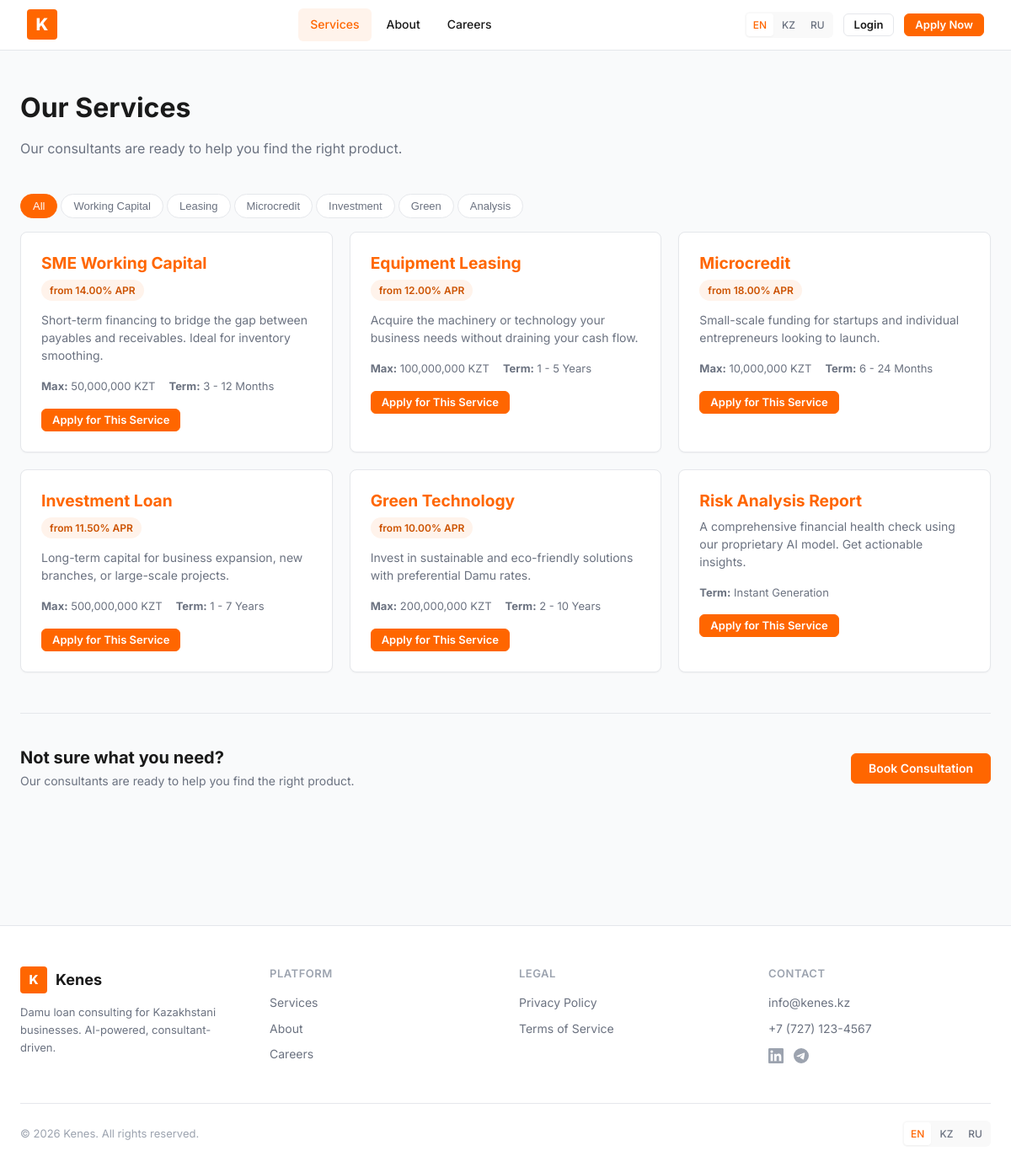
/services.php, run on the app's committed database.
### tables this page shows
CREATE TABLE IF NOT EXISTS services (
    id INT AUTO_INCREMENT PRIMARY KEY,
    name VARCHAR(100) NOT NULL,
    description TEXT,
    interest_rate DECIMAL(5,2) DEFAULT NULL,
    max_amount DECIMAL(15,2) DEFAULT NULL,
    duration VARCHAR(50) DEFAULT NULL,
    loan_type VARCHAR(50) DEFAULT 'general',
    active BOOLEAN DEFAULT TRUE,
    created_at TIMESTAMP DEFAULT CURRENT_TIMESTAMP,
    updated_at TIMESTAMP DEFAULT CURRENT_TIMESTAMP ON UPDATE CURRENT_TIMESTAMP
);

### public/includes/lang.php (called while the page is built, shortened)
<?php
$lang = $_GET['lang'] ?? $_SESSION['lang'] ?? 'en';
$lang_file = __DIR__ . "/../lang/{$lang}.php";
if (file_exists($lang_file)) {
    $t = require $lang_file;
} else {
    $t = require __DIR__ . "/../lang/en.php";
}
function __($key)
{
    global $t;
    return $t[$key] ?? $key;
}
?>

### public/services.php (the view, shortened to what this page needs)
<?php
require_once 'includes/db.php';
$stmt = $pdo->query("SELECT * FROM services WHERE active = 1 ORDER BY id");
$services = $stmt->fetchAll();
$types = array_unique(array_column($services, 'loan_type'));
$extra_css = '<link rel="stylesheet" href="' . $base_url . '/css/tables.css">';
include 'includes/header.php';
?>
<main class="container" style="padding-top: 48px; padding-bottom: 80px;">
    <header style="margin-bottom: 40px;">
        <h1><?= __('services.title') ?></h1>
        <p style="font-size: 16px;"><?= __('services.consult') ?></p>
    </header>
    <div class="filter-tabs" id="serviceFilters">
        <button class="filter-tab active" data-filter="all"><?= __('services.filter_all') ?></button>
        <?php foreach ($types as $type): ?>
            <button class="filter-tab"
                data-filter="<?= htmlspecialchars($type) ?>"><?= htmlspecialchars(ucwords(str_replace('_', ' ', $type))) ?></button>
        <?php endforeach; ?>
    </div>
    <div style="display: grid; grid-template-columns: repeat(auto-fill, minmax(320px, 1fr)); gap: 20px;"
        id="servicesGrid">
        <?php foreach ($services as $svc): ?>
            <div class="card service-item" data-type="<?= htmlspecialchars($svc['loan_type']) ?>">
                <h3 style="font-size: 1.2rem; margin-bottom: 8px; color: var(--yc-orange);">
                    <?= htmlspecialchars($svc['name']) ?>
                </h3>
                <?php if ($svc['interest_rate']): ?>
                    <span class="badge badge-orange" style="margin-bottom: 12px;">from <?= $svc['interest_rate'] ?>% APR</span>
                <?php endif; ?>
                <p style="font-size: 14px; margin-bottom: 16px; line-height: 1.5;">
                    <?= htmlspecialchars($svc['description']) ?>
                </p>
                <ul
                    style="list-style: none; padding: 0; margin: 0 0 16px; display: flex; gap: 16px; flex-wrap: wrap; font-size: 13px; color: var(--text-secondary);">
                    <?php if ($svc['max_amount']): ?>
                        <li><strong>Max:</strong> <?= number_format($svc['max_amount'], 0, '.', ',') ?> KZT</li>
                    <?php endif; ?>
                    <?php if ($svc['duration']): ?>
                        <li><strong>Term:</strong> <?= htmlspecialchars($svc['duration']) ?></li>
                    <?php endif; ?>
                </ul>
                <a href="register-customer.php" class="btn btn-primary btn-sm"><?= __('services.apply') ?></a>
            </div>
        <?php endforeach; ?>
    </div>
    <div
        style="border-top: 1px solid var(--border); padding-top: 40px; margin-top: 48px; display: flex; justify-content: space-between; align-items: center; flex-wrap: wrap; gap: 16px;">
        <div>
            <h3 style="margin-bottom: 4px;"><?= __('services.not_sure') ?></h3>
            <p style="margin: 0; font-size: 14px;"><?= __('services.consult') ?></p>
        </div>
        <a href="register-customer.php" class="btn btn-primary"><?= __('services.book') ?></a>
    </div>
</main>
<?php include 'includes/footer.php'; ?>

### public/includes/header.php (shortened to what this page needs)
<?php
require_once __DIR__ . '/lang.php';
$current_lang = $_SESSION['lang'] ?? 'en';
$is_logged_in = !empty($_SESSION['user_id']);
$user_name = $_SESSION['user_name'] ?? '';
?>
<!DOCTYPE html>
<html lang="<?= $current_lang ?>">
<head>
    <link rel="stylesheet" href="<?= $base_url ?>/css/styles.css">
    <link rel="stylesheet" href="<?= $base_url ?>/css/navbar.css">
    <?php if (isset($extra_css))
        echo $extra_css; ?>
</head>
<body>
    <nav class="navbar">
        <div class="navbar-container">
            <div class="navbar-brand">
                <a href="<?= $base_url ?>/index.php">K</a>
            </div>
            <ul class="navbar-menu" id="navMenu">
                <li><a href="<?= $base_url ?>/services.php"><?= __('nav.services') ?></a></li>
                <li><a href="<?= $base_url ?>/about.php"><?= __('nav.about') ?></a></li>
                <li><a href="<?= $base_url ?>/careers.php"><?= __('nav.careers') ?></a></li>
            </ul>
            <div class="navbar-right">
                <?php
                $current_params = $_GET;
                $current_params['lang'] = 'en';
                $en_url = '?' . http_build_query($current_params);
                $current_params['lang'] = 'kz';
                $kz_url = '?' . http_build_query($current_params);
                $current_params['lang'] = 'ru';
                $ru_url = '?' . http_build_query($current_params);
                ?>
                <div class="lang-switcher">
                    <a href="<?= htmlspecialchars($en_url) ?>"
                        class="<?= $current_lang === 'en' ? 'active-lang' : '' ?>">EN</a>
                    <a href="<?= htmlspecialchars($kz_url) ?>"
                        class="<?= $current_lang === 'kz' ? 'active-lang' : '' ?>">KZ</a>
                    <a href="<?= htmlspecialchars($ru_url) ?>"
                        class="<?= $current_lang === 'ru' ? 'active-lang' : '' ?>">RU</a>
                </div>
                <?php if ($is_logged_in): ?>
                    <span class="navbar-user-name hidden-mobile"><?= htmlspecialchars($user_name) ?></span>
                    <a href="<?= $base_url ?>/logout.php" class="btn btn-ghost btn-sm"><?= __('nav.logout') ?></a>
                <?php else: ?>
                    <a href="<?= $base_url ?>/login.php" class="btn btn-ghost btn-sm"><?= __('nav.login') ?></a>
                    <a href="<?= $base_url ?>/register-customer.php"
                        class="btn btn-primary btn-sm"><?= __('nav.apply') ?></a>
                <?php endif; ?>
            </div>
        </div>
    </nav>

### public/includes/footer.php (shortened to what this page needs)
<footer
    style="background: var(--bg-white); border-top: 1px solid var(--border); padding: 48px 0 24px; margin-top: 80px;">
    <div class="container">
        <div
            style="display: grid; grid-template-columns: repeat(auto-fit, minmax(200px, 1fr)); gap: 32px; margin-bottom: 32px;">
            <div>
                <div style="display: flex; align-items: center; gap: 10px; margin-bottom: 12px;">
                    <span
                        style="display: flex; align-items: center; justify-content: center; width: 32px; height: 32px; background: var(--yc-orange); color: #fff; font-weight: 800; border-radius: 4px;">K</span>
                    <span style="font-weight: 700; font-size: 18px;">Kenes</span>
                </div>
                <p style="font-size: 13px; color: var(--text-secondary); margin: 0;">
                    Damu loan consulting for Kazakhstani businesses. AI-powered, consultant-driven.
                </p>
            </div>
            <div>
                <h4
                    style="font-size: 13px; font-weight: 600; text-transform: uppercase; letter-spacing: 0.5px; margin-bottom: 12px; color: var(--text-muted);">
                    Platform</h4>
                <ul style="list-style: none; padding: 0; margin: 0;">
                    <li><a href="<?= $base_url ?>/services.php"
                            style="display: block; padding: 4px 0; font-size: 14px; color: var(--text-secondary);">
                            <?= __('nav.services') ?>
                        </a></li>
                    <li><a href="<?= $base_url ?>/about.php"
                            style="display: block; padding: 4px 0; font-size: 14px; color: var(--text-secondary);">
                            <?= __('nav.about') ?>
                        </a></li>
                    <li><a href="<?= $base_url ?>/careers.php"
                            style="display: block; padding: 4px 0; font-size: 14px; color: var(--text-secondary);">
                            <?= __('nav.careers') ?>
                        </a></li>
                </ul>
            </div>
            <div>
                <h4
                    style="font-size: 13px; font-weight: 600; text-transform: uppercase; letter-spacing: 0.5px; margin-bottom: 12px; color: var(--text-muted);">
                    Legal</h4>
                <ul style="list-style: none; padding: 0; margin: 0;">
                    <li><a href="<?= $base_url ?>/privacy.php"
                            style="display: block; padding: 4px 0; font-size: 14px; color: var(--text-secondary);">
                            <?= __('footer.privacy') ?>
                        </a></li>
                    <li><a href="<?= $base_url ?>/terms.php"
                            style="display: block; padding: 4px 0; font-size: 14px; color: var(--text-secondary);">
                            <?= __('footer.terms') ?>
                        </a></li>
                </ul>
            </div>
            <div>
                <h4
                    style="font-size: 13px; font-weight: 600; text-transform: uppercase; letter-spacing: 0.5px; margin-bottom: 12px; color: var(--text-muted);">
                    Contact</h4>
                <ul style="list-style: none; padding: 0; margin: 0;">
                    <li style="font-size: 14px; color: var(--text-secondary); padding: 4px 0;">info@kenes.kz</li>
                    <li style="font-size: 14px; color: var(--text-secondary); padding: 4px 0;">+7 (727) 123-4567</li>
                    <li style="padding: 8px 0; display: flex; gap: 12px;">
                        <a href="#" style="color: var(--text-muted);">
                        </a>
                        <a href="#" style="color: var(--text-muted);">
                        </a>
                    </li>
                </ul>
            </div>
        </div>
        <div
            style="border-top: 1px solid var(--border); padding-top: 20px; display: flex; justify-content: space-between; align-items: center; flex-wrap: wrap; gap: 12px;">
            <p style="font-size: 13px; color: var(--text-muted); margin: 0;">&copy;
                <?= date('Y') ?> Kenes.
                <?= __('footer.rights') ?>
            </p>
            <div class="lang-switcher">
                <a href="?lang=en" class="<?= ($current_lang ?? 'en') === 'en' ? 'active-lang' : '' ?>">EN</a>
                <a href="?lang=kz" class="<?= ($current_lang ?? 'en') === 'kz' ? 'active-lang' : '' ?>">KZ</a>
                <a href="?lang=ru" class="<?= ($current_lang ?? 'en') === 'ru' ? 'active-lang' : '' ?>">RU</a>
            </div>
        </div>
    </div>
</footer>
</body>
</html>

### public/css/styles.css (style rules this page uses)
:root { --yc-orange: #FF6600; --yc-orange-hover: #E55A00; --yc-orange-light: #FFF3EB; --yc-orange-dark: #CC5200; --text-primary: #1A1A1A; --text-secondary: #6B7280; --text-muted: #9CA3AF; --bg-white: #FFFFFF; --bg-light: #F9F9F9; --bg-body: #F9FAFB; --border: #E5E7EB; --border-light: #F3F4F6; --radius-sm: 4px; --radius: 6px; --radius-md: 8px; --radius-lg: 12px; --radius-xl: 16px; --shadow-xs: 0 1px 2px rgba(0, 0, 0, 0.04); --shadow-sm: 0 1px 3px rgba(0, 0, 0, 0.08); --shadow: 0 1px 3px rgba(0, 0, 0, 0.1), 0 1px 2px rgba(0, 0, 0, 0.06); --shadow-md: 0 4px 6px -1px rgba(0, 0, 0, 0.1), 0 2px 4px -1px rgba(0, 0, 0, 0.06); --shadow-lg: 0 10px 15px -3px rgba(0, 0, 0, 0.1), 0 4px 6px -2px rgba(0, 0, 0, 0.05); --font: 'Inter', system-ui, -apple-system, sans-serif; --color-success: #10B981; --color-success-bg: #ECFDF5; --color-warning: #F59E0B; --color-warning-bg: #FFFBEB; --color-error: #EF4444; --color-error-bg: #FEF2F2; --color-info: #3B82F6; --color-info-bg: #EFF6FF; --transition: all 0.2s ease; }
*, *::before, *::after { box-sizing: border-box; margin: 0; padding: 0; }
html { font-size: 16px; -webkit-text-size-adjust: 100%; }
body { font-family: var(--font); font-size: 15px; line-height: 1.6; color: var(--text-primary); background-color: var(--bg-body); -webkit-font-smoothing: antialiased; -moz-osx-font-smoothing: grayscale; }
h1, h2, h3, h4, h5, h6 { color: var(--text-primary); font-weight: 700; line-height: 1.25; margin-bottom: 0.5em; }
h1 { font-size: 2rem; }
h3 { font-size: 1.25rem; }
h4 { font-size: 1.1rem; }
p { color: var(--text-secondary); margin-bottom: 1rem; }
a { text-decoration: none; color: var(--yc-orange); transition: var(--transition); }
.container { max-width: 1200px; margin: 0 auto; padding: 0 24px; }
.btn { display: inline-flex; align-items: center; justify-content: center; gap: 8px; padding: 10px 20px; font-family: var(--font); font-size: 14px; font-weight: 600; line-height: 1; border-radius: var(--radius); border: 1.5px solid transparent; cursor: pointer; transition: var(--transition); text-decoration: none; white-space: nowrap; }
.btn-primary { background: var(--yc-orange); color: #fff; border-color: var(--yc-orange); }
.btn-ghost { background: transparent; border-color: var(--border); color: var(--text-primary); }
.btn-sm { padding: 6px 12px; font-size: 13px; }
.card { background: var(--bg-white); border: 1px solid var(--border); border-radius: var(--radius-md); padding: 24px; box-shadow: var(--shadow-xs); transition: var(--transition); }
.badge { display: inline-flex; align-items: center; padding: 3px 10px; font-size: 12px; font-weight: 600; border-radius: 100px; white-space: nowrap; }
.badge-orange { background: var(--yc-orange-light); color: var(--yc-orange-dark); }

### public/css/navbar.css (style rules this page uses)
.navbar { background: var(--bg-white); border-bottom: 1px solid var(--border); height: 60px; display: flex; align-items: center; position: sticky; top: 0; z-index: 1000; padding: 0 32px; }
.navbar-container { max-width: 1200px; width: 100%; margin: 0 auto; display: flex; align-items: center; justify-content: space-between; }
.navbar-brand { display: flex; align-items: center; gap: 8px; }
.navbar-brand a { display: flex; align-items: center; justify-content: center; width: 36px; height: 36px; background: var(--yc-orange); color: #fff; font-size: 20px; font-weight: 800; text-decoration: none; border-radius: var(--radius-sm); }
.navbar-menu { list-style: none; display: flex; align-items: center; gap: 4px; margin: 0; padding: 0; }
.navbar-menu a { color: var(--text-primary); font-size: 14px; font-weight: 500; padding: 8px 14px; border-radius: var(--radius); text-decoration: none; transition: var(--transition); display: flex; align-items: center; gap: 4px; }
.navbar-menu a.active { color: var(--yc-orange); background: var(--yc-orange-light); }
.navbar-right { display: flex; align-items: center; gap: 12px; }
.lang-switcher { display: flex; align-items: center; gap: 2px; font-size: 12px; font-weight: 500; background: var(--bg-light); border-radius: var(--radius); padding: 2px; }
.lang-switcher a { padding: 4px 8px; border-radius: var(--radius-sm); color: var(--text-secondary); text-decoration: none; transition: var(--transition); }
.lang-switcher a.active-lang { background: var(--bg-white); color: var(--yc-orange); box-shadow: var(--shadow-xs); }

### data on the page
services: name "SME Working Capital", interest_rate "14.00", description "Short-term financing to bridge the gap between payables and receivables. Ideal for inventory smoothing.", max_amount "50,000,000", duration "3 - 12 Months"
services: name "Equipment Leasing", interest_rate "12.00", description "Acquire the machinery or technology your business needs without draining your cash flow.", max_amount "100,000,000", duration "1 - 5 Years"
services: name "Microcredit", interest_rate "18.00", description "Small-scale funding for startups and individual entrepreneurs looking to launch.", max_amount "10,000,000", duration "6 - 24 Months"
services: name "Investment Loan", interest_rate "11.50", description "Long-term capital for business expansion, new branches, or large-scale projects.", max_amount "500,000,000", duration "1 - 7 Years"
services: name "Green Technology", interest_rate "10.00", description "Invest in sustainable and eco-friendly solutions with preferential Damu rates.", max_amount "200,000,000", duration "2 - 10 Years"
services: name "Risk Analysis Report", description "A comprehensive financial health check using our proprietary AI model. Get actionable insights.", duration "Instant Generation"

### other printed values
__('nav.services') "Services"
__('nav.about') "About"
__('nav.careers') "Careers"
__('nav.login') "Login"
__('nav.apply') "Apply Now"
__('services.title') "Our Services"
__('services.consult') "Our consultants are ready to help you find the right product."
__('services.filter_all') "All"
str_replace('_', ' ', $type) "Working Capital"
str_replace('_', ' ', $type) "Leasing"
str_replace('_', ' ', $type) "Microcredit"
str_replace('_', ' ', $type) "Investment"
str_replace('_', ' ', $type) "Green"
str_replace('_', ' ', $type) "Analysis"
__('services.not_sure') "Not sure what you need?"
